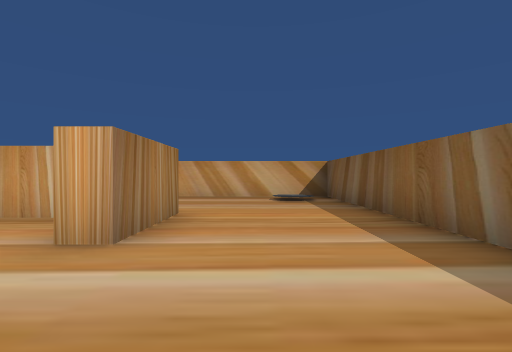
[1] (above)

19 first-person views from a walk through a Unity game level. The camera is 0.58 m above the floor, looks level and sees 85° across. The floor is counted in squares, 1 m on a side. Each view is taken from the middle of a square. On the plan, view 1 faces up. The plan holds only what a view shows up to about 9 squares ahead; the rest is blank. The player is left out.

[2]
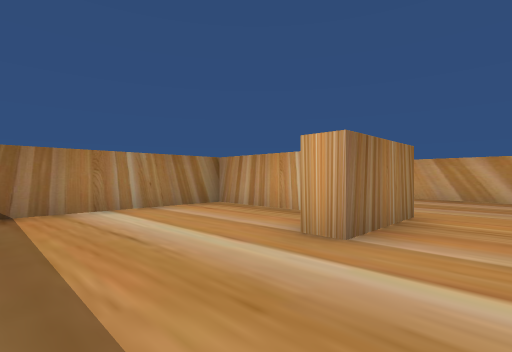

[3]
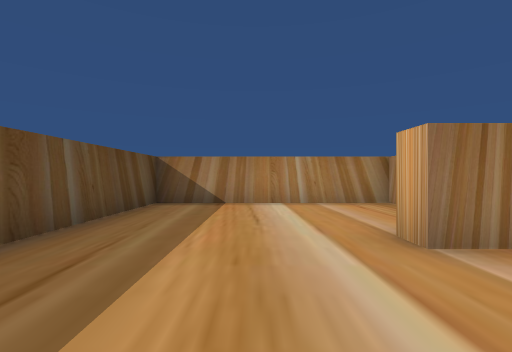

[4]
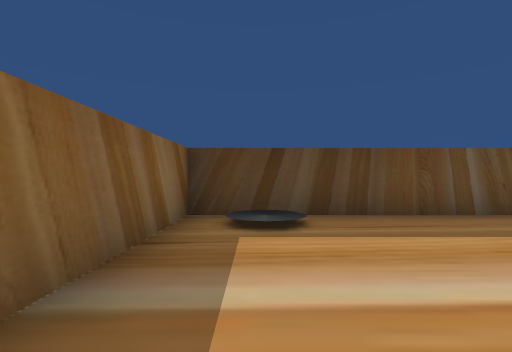

[5]
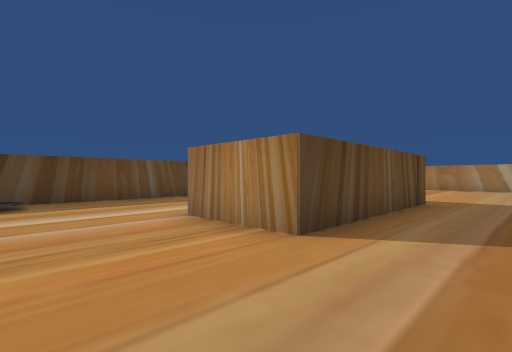

[6]
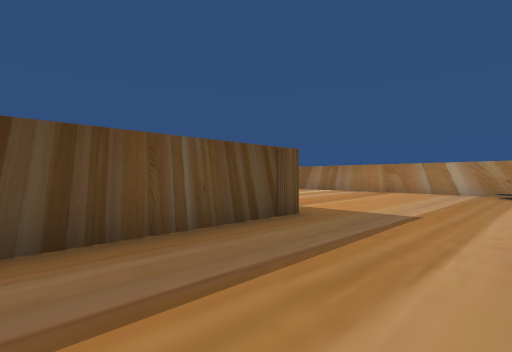

[7]
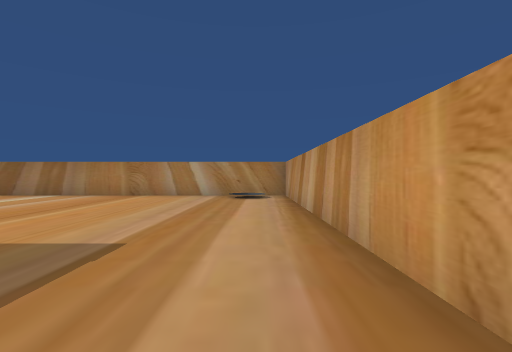

[8]
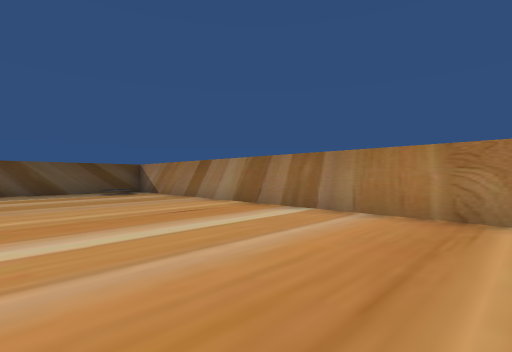

[9]
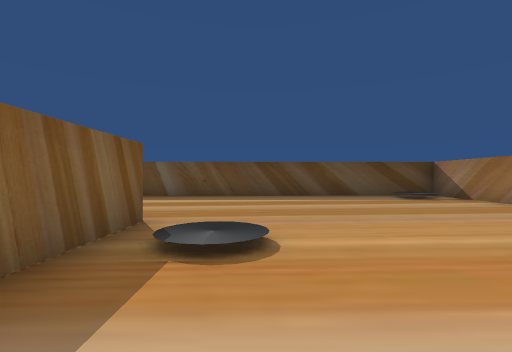

[10]
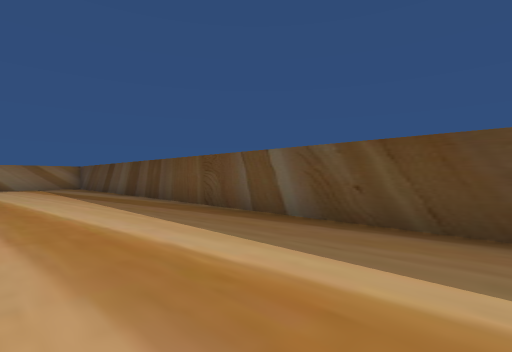

[11]
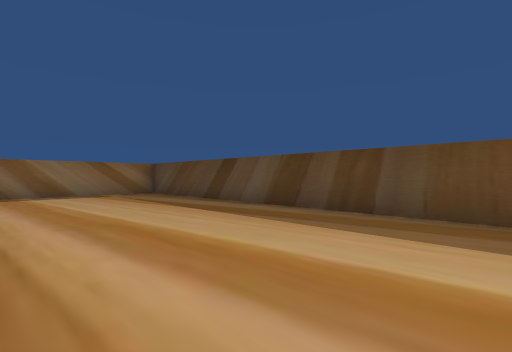

[12]
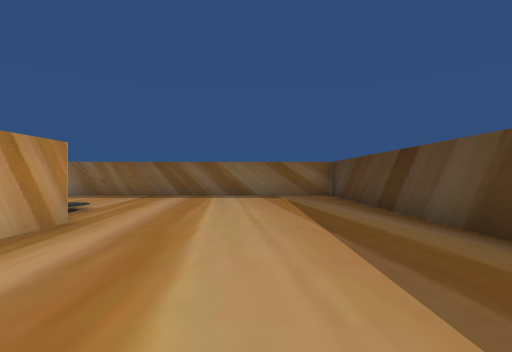

[13]
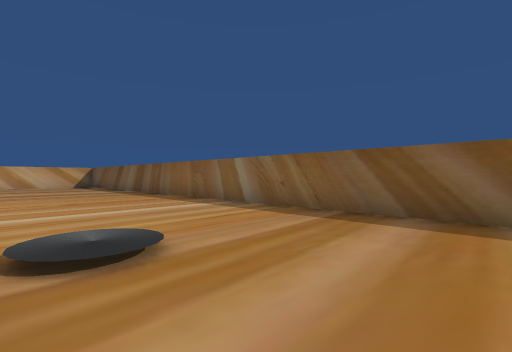

[14]
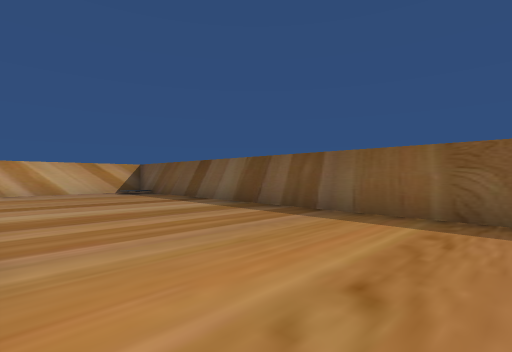

[15]
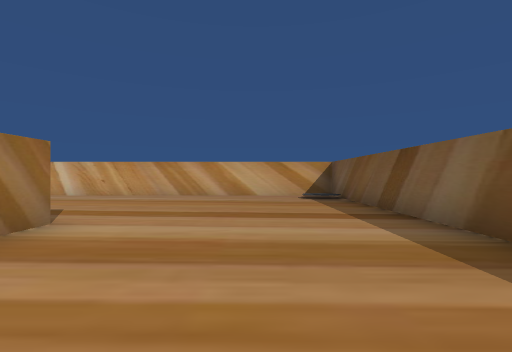

[16]
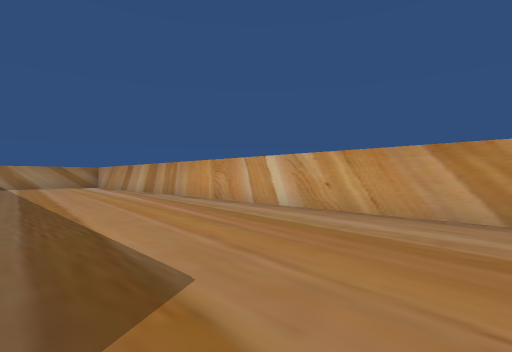

[17]
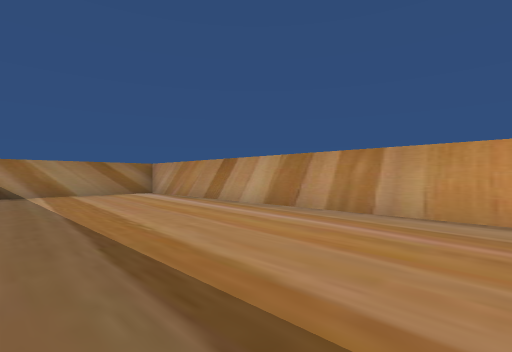

[18]
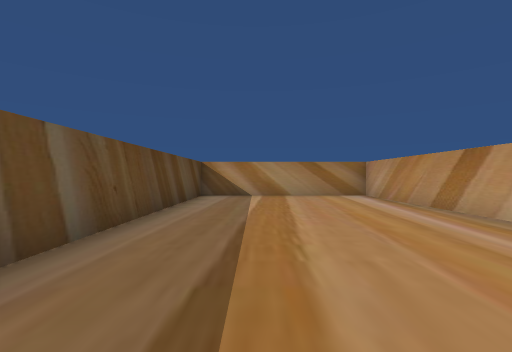

[19]
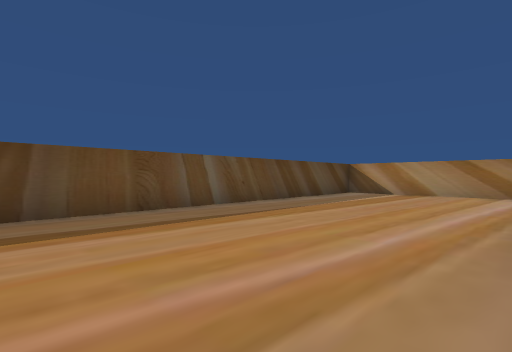

### Floor plan
Points are (right, up) in squares from view 1. A wall is a line through its corners. A room is listed if a view was taken in it or the views show most of it. See-through windows are left out.
Room 1 (views 1, 2, 3, 4)
walls: (-1.2, 4.4) (-1.2, 2.4) (-1.8, 2.4); (-2.8, 3.9) (-5, 3.9) (-5, -1.1) (2, -1.1) (2, 4.4)
ways out: opening at (0.5, 3.5) to room 2
Room 2 (views 5, 6, 7, 8, 9, 10, 11, 12, 13, 14, 15, 16, 17, 18, 19)
walls: (-5.6, 4.4) (-1.2, 4.4); (-4.9, 7.9) (-12.3, 7.9) (-12.3, -6.3) (7.3, -6.3) (7.3, 13.3) (-12.3, 13.3) (-12.3, 8.4) (-3.1, 8.4); (2, 4.4) (2, 7.9) (-2.3, 7.9); (2.5, 8.4) (2.5, 7.6); (-5.5, -1.6) (-5.5, 0.5); (2.5, -1.7) (1.5, -1.7)
ways out: opening at (0.5, 3.5) to room 1

Positions as (right, up) in squares from view 1, and headings:
1: (0, 0), facing up
2: (0, 0), facing up-left
3: (1, 1), facing left
4: (1, 3), facing down
5: (1, 6), facing down-left
6: (-2, 7), facing down-left
7: (-4, 7), facing left
8: (-8, 4), facing down-left
9: (-7, 2), facing down
10: (-7, -3), facing down-right
11: (-2, -2), facing down-right
12: (-1, -4), facing right
13: (3, -3), facing up-right
14: (3, 3), facing up-right
15: (5, 5), facing up
16: (3, 9), facing up-left
17: (-3, 9), facing up-left
18: (-4, 10), facing left
19: (-3, 13), facing down-left
